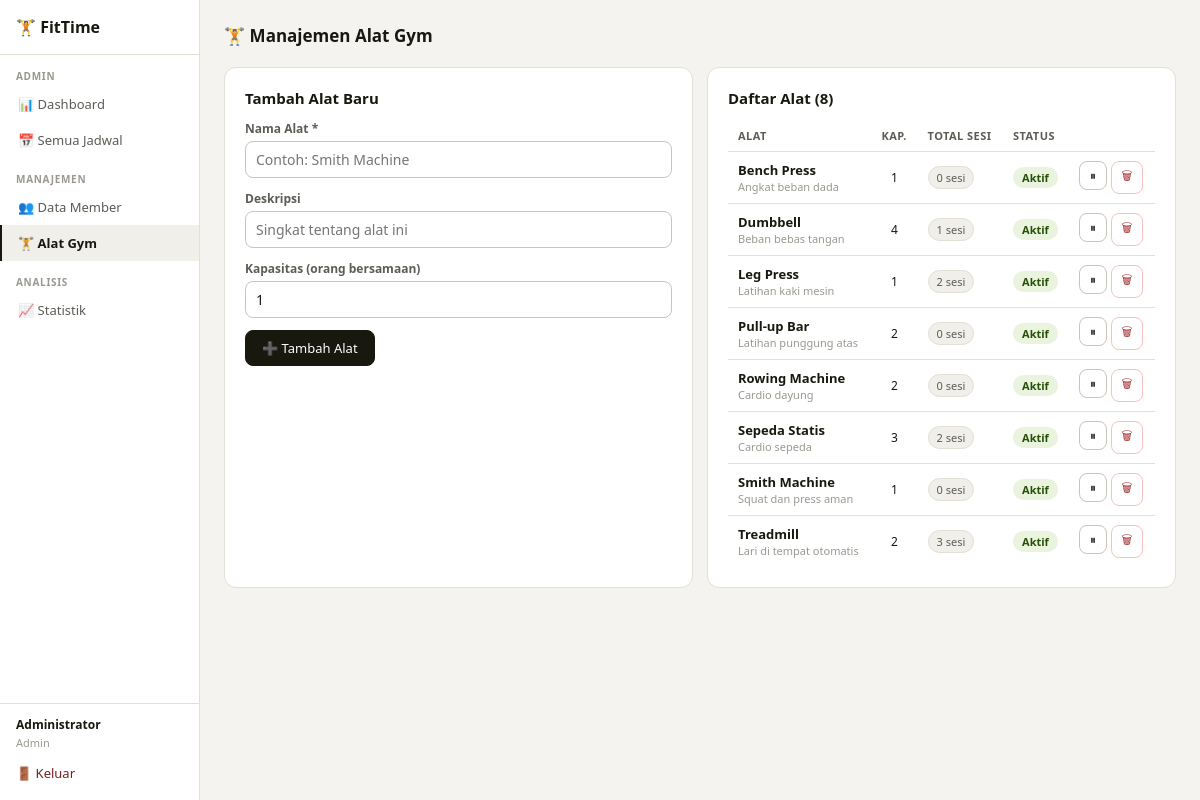
The app's page /admin/alat (signed in) with its own data.
### tables this page shows
CREATE TABLE alat_gym (
            id INTEGER PRIMARY KEY AUTOINCREMENT,
            nama TEXT UNIQUE NOT NULL,
            deskripsi TEXT,
            kapasitas INTEGER DEFAULT 1,
            aktif INTEGER DEFAULT 1
        );

### app.py (the view, shortened to what this page needs)
@app.route('/admin/alat', methods=['GET','POST'])
@login_required('admin')
def admin_alat():
    with get_db() as db:
        alat_list = db.execute('''
            SELECT a.*, COUNT(j.id) as total_pakai
            FROM alat_gym a LEFT JOIN jadwal j ON a.id=j.alat_id
            GROUP BY a.id ORDER BY a.nama
        ''').fetchall()
        return render_template('admin_alat.html', alat_list=alat_list)

### app.py (called while the page is built)
def get_db():
    conn = sqlite3.connect(DB)
    conn.row_factory = sqlite3.Row
    return conn

def login_required(role=None):
    from functools import wraps
    def decorator(f):
        @wraps(f)
        def wrapped(*args,**kwargs):
            if 'user_id' not in session:
                flash('Silakan login terlebih dahulu.','warning')
                return redirect(url_for('login'))
            if role and session.get('role') != role:
                flash('Akses ditolak.','danger')
                return redirect(url_for('dashboard'))
            return f(*args,**kwargs)
        return wrapped
    return decorator

### templates/admin_alat.html (shortened to what this page needs)
{% extends 'base.html' %}
{% block content %}
<div class="page-header">
  <div class="page-title">🏋️ Manajemen Alat Gym</div>
</div>
<div class="grid-2">
  <div class="card">
    <div class="section-title">Tambah Alat Baru</div>
    <form method="POST">
      <div class="fgroup"><label>Nama Alat *</label><input name="nama" type="text" required placeholder="Contoh: Smith Machine" /></div>
      <div class="fgroup"><label>Deskripsi</label><input name="deskripsi" type="text" placeholder="Singkat tentang alat ini" /></div>
      <div class="fgroup"><label>Kapasitas (orang bersamaan)</label><input name="kapasitas" type="number" min="1" value="1" /></div>
      <button type="submit" class="btn-primary">➕ Tambah Alat</button>
    </form>
  </div>
  <div class="card">
    <div class="section-title">Daftar Alat ({{ alat_list|length }})</div>
    {% if alat_list %}
    <table><thead><tr><th>Alat</th><th>Kap.</th><th>Total Sesi</th><th>Status</th><th></th></tr></thead><tbody>
    {% for a in alat_list %}
    <tr>
      <td>
        <strong>{{ a.nama }}</strong>
        {% if a.deskripsi %}<div style="font-size:11px;color:var(--text3)">{{ a.deskripsi }}</div>{% endif %}
      </td>
      <td style="font-size:12px;text-align:center">{{ a.kapasitas }}</td>
      <td><span class="chip">{{ a.total_pakai }} sesi</span></td>
      <td>
        {% if a.aktif %}<span class="badge b-ok">Aktif</span>
        {% else %}<span class="badge b-clash">Nonaktif</span>{% endif %}
      </td>
      <td style="white-space:nowrap">
        <a href="{{ url_for('toggle_alat', aid=a.id) }}" class="btn btn-sm" title="{{ 'Nonaktifkan' if a.aktif else 'Aktifkan' }}">
          {{ '⏸' if a.aktif else '▶' }}
        </a>
        <a href="{{ url_for('hapus_alat', aid=a.id) }}" class="btn btn-sm btn-danger"
           onclick="return confirm('Hapus alat {{ a.nama }}? Semua jadwal terkait akan dihapus.')">🗑</a>
      </td>
    </tr>
    {% endfor %}
    </tbody></table>
    {% else %}
    <div class="empty">Belum ada alat gym.</div>
    {% endif %}
  </div>
</div>
{% endblock %}

### templates/base.html (style rules this page uses)
:root { --bg:#f4f3ef;--surface:#fff;--surface2:#f0efe9;--border:#e2dfd6;--border2:#c8c5b8; --text:#18180f;--text2:#5c5b55;--text3:#9a9890; --blue:#185FA5;--blue-bg:#e6f1fb;--blue-t:#0c447c; --green:#3B6D11;--green-bg:#eaf3de;--green-t:#27500a; --red:#A32D2D;--red-bg:#fcebeb;--red-t:#791f1f; --amber:#854F0B;--amber-bg:#faeeda;--amber-t:#633806; --r:8px;--rl:12px; }
* { box-sizing:border-box;margin:0;padding:0 }
body { font-family:'Segoe UI',system-ui,sans-serif;background:var(--bg);color:var(--text);font-size:14px;min-height:100vh }
a { color:var(--blue);text-decoration:none }
input,select,textarea,button { font-family:inherit;font-size:14px }
input,select,textarea { padding:8px 10px;border:1px solid var(--border2);border-radius:var(--r);background:var(--surface);color:var(--text);outline:none;width:100%;transition:border .15s }
button,.btn { cursor:pointer;border-radius:var(--r);border:1px solid var(--border2);background:var(--surface);color:var(--text);padding:8px 16px;display:inline-flex;align-items:center;gap:6px;font-weight:500;font-size:13px;transition:all .15s;text-decoration:none }
.btn-primary { background:var(--text);color:var(--surface);border-color:var(--text) }
.btn-danger { color:var(--red);border-color:#f7c1c1 }
.btn-sm { padding:5px 10px;font-size:12px }
.card { background:var(--surface);border:1px solid var(--border);border-radius:var(--rl);padding:1.25rem }
.badge { display:inline-flex;align-items:center;gap:3px;padding:3px 9px;border-radius:99px;font-size:11px;font-weight:600 }
.b-ok { background:var(--green-bg);color:var(--green-t) }
table { width:100%;border-collapse:collapse;font-size:13px }
th { text-align:left;padding:8px 10px;font-size:11px;font-weight:700;color:var(--text2);border-bottom:1px solid var(--border);text-transform:uppercase;letter-spacing:.04em }
td { padding:9px 10px;border-bottom:1px solid var(--border);vertical-align:middle }
tr:last-child td { border-bottom:none }
.grid-2 { display:grid;grid-template-columns:1fr 1fr;gap:14px }
.fgroup { margin-bottom:12px }
.fgroup label { display:block;font-size:12px;font-weight:700;color:var(--text2);margin-bottom:4px }
.section-title { font-size:15px;font-weight:700;color:var(--text);margin-bottom:12px }
.chip { display:inline-flex;align-items:center;padding:3px 8px;border-radius:99px;font-size:11px;background:var(--surface2);color:var(--text2);border:1px solid var(--border);gap:4px }
.page-header { display:flex;align-items:center;justify-content:space-between;margin-bottom:1.25rem;flex-wrap:wrap;gap:8px }
.page-title { font-size:17px;font-weight:800;color:var(--text);display:flex;align-items:center;gap:8px }

### records on screen
alat_gym: nama "Bench Press", deskripsi "Angkat beban dada", kapasitas "1", total_pakai "0", shows "Aktif", aktif "⏸"
alat_gym: nama "Dumbbell", deskripsi "Beban bebas tangan", kapasitas "4", total_pakai "1", shows "Aktif", aktif "⏸"
alat_gym: nama "Leg Press", deskripsi "Latihan kaki mesin", kapasitas "1", total_pakai "2", shows "Aktif", aktif "⏸"
alat_gym: nama "Pull-up Bar", deskripsi "Latihan punggung atas", kapasitas "2", total_pakai "0", shows "Aktif", aktif "⏸"
alat_gym: nama "Rowing Machine", deskripsi "Cardio dayung", kapasitas "2", total_pakai "0", shows "Aktif", aktif "⏸"
alat_gym: nama "Sepeda Statis", deskripsi "Cardio sepeda", kapasitas "3", total_pakai "2", shows "Aktif", aktif "⏸"
alat_gym: nama "Smith Machine", deskripsi "Squat dan press aman", kapasitas "1", total_pakai "0", shows "Aktif", aktif "⏸"
alat_gym: nama "Treadmill", deskripsi "Lari di tempat otomatis", kapasitas "2", total_pakai "3", shows "Aktif", aktif "⏸"

### other values on screen
{{ session.nama }} "Administrator"
{{ session.role|capitalize }} "Admin"
{{ alat_list|length }} "8"
